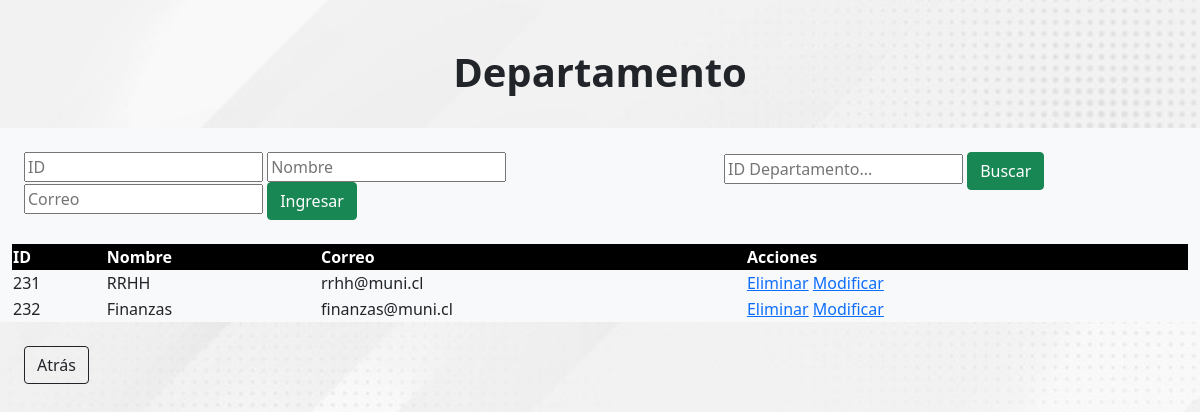
Screenshot of /departamento.php with the database file from the repository.
### tables this page shows
CREATE TABLE `departamento` (
  `id_depto` int(8) NOT NULL,
  `nombre_depto` varchar(30) NOT NULL,
  `correo_depto` varchar(30) NOT NULL
);

### departamento.php (the view, shortened to what this page needs)
<?php
    require("conexion.php");
?>
<!DOCTYPE html>
<html lang="es">
<head>
    <link rel="stylesheet" href="estilos.css">
    <link href="https://cdn.jsdelivr.net/npm/bootstrap@5.1.3/dist/css/bootstrap.min.css" rel="stylesheet">
</head>
<body class="fondo">
    <div class="container-fluid">
        <div class="row">
            <div class="col-12 p-4">
                <h1 class="text-center fw-bold mt-4 mb-6 "> Departamento</h1>
            </div>
        </div>
        <div class="row">
            <div class="col-lg-7 col-md-12 pb-4  p-4 bg-light ">
                <form action="ingresar_depto.php" method="POST">
                    <input type="text" name="id_depto" placeholder="ID">
                    <input type="text" name="nombre_depto" placeholder="Nombre">
                    <input type="text" name="correo_depto" placeholder="Correo">
                    <button type="button,submit" class="btn btn-success">Ingresar</button>
                </form>
            </div>
            <div class="col-lg-5 col-md-12 pb-4  p-4 bg-light ">
                <form action= "departamento.php" method="POST">
                    <input type="text" name="buscar" placeholder="ID Departamento...">
                    <button type="submit" value= "Buscar"class="btn btn-success">Buscar</button>
                </form>
           </div>
        </div>
        <div class="row">
            <div class="col-12 bg-light border-2">
                <table style="width:100%">
                    <tr class="color bg-black text-white">
                        <th>ID</th>
                        <th>Nombre</th>
                        <th>Correo</th>
                        <th>Acciones</th>
                    </tr>
                    <?php
                    $buscar = $_POST['buscar'];
                    $consulta= "SELECT* FROM departamento WHERE id_depto LIKE '%".$buscar."%'";
                    $resultado= mysqli_query($conexion,$consulta);
                    while($row= mysqli_fetch_assoc($resultado)){
                        $id_recibido = $row["id_depto"];
                        $nombre_recibido = $row["nombre_depto"];
                        $correo_recibido = $row["correo_depto"];
                        echo "<tr>";
                        echo "<td>".$id_recibido."</td>";
                        echo "<td>".$nombre_recibido."</td>";
                        echo "<td>".$correo_recibido."</td>";
                        echo "<td><a href='eliminar_depto.php?seleccionado=".$id_recibido."'>Eliminar</a> <a href='modificar_depto.php?seleccionado=".$id_recibido."'>Modificar</a></td>";
                        echo "</tr>";
                    }
                    ?>
                </table>
            </div>
        </div>
        <div class="row">
            <div class="col-12 boton p-4">
                <button onclick="location.href='menu.php'" class="btn btn-outline-dark">Atrás</button>
            </div>
        </div>
    </div>
</body>
</html>

### estilos.css (style rules this page uses)
.fondo { background-image: url(fondo.jpg); background-repeat: no-repeat; background-size: cover; }
.boton { position: relative; margin-top: 12%; }
.color { background:blueviolet; }

### rows the page displays
departamento: id_depto "231", nombre_depto "RRHH", correo_depto "rrhh@muni.cl"
departamento: id_depto "232", nombre_depto "Finanzas", correo_depto "finanzas@muni.cl"
